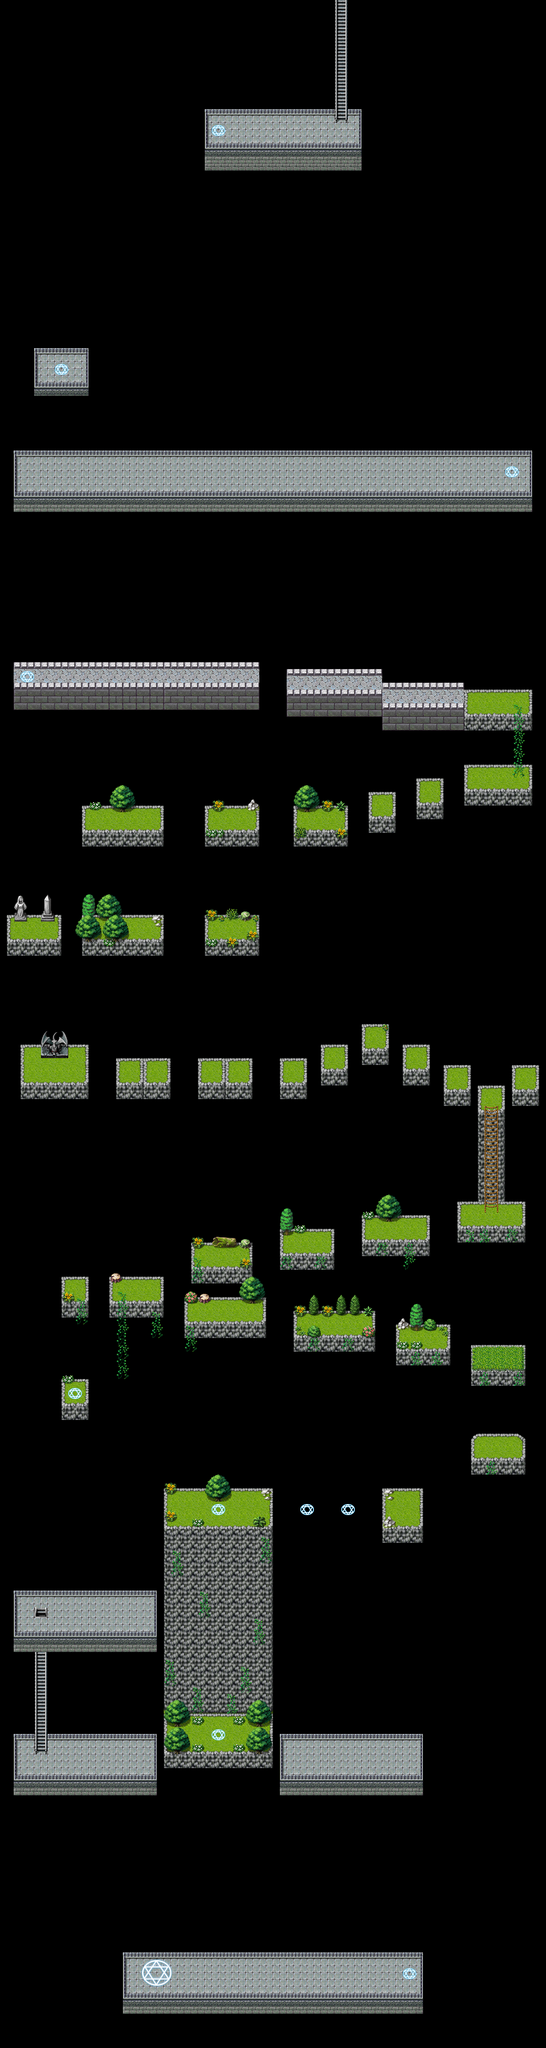

Rendered tile map (Tiled .tmx) drawn with the repository's tilesets; below, a short description and the map source with its tile grids summarised:
An orthogonal 80x300 tile map with 16x16 px tiles, 5 tile layers (map, background, background2, foreground, ...), 10 tilesets and 136 objects (50x enemy, 9x gate, 8x itembox, 4x ladder, 2x movefloor, ...).

<map version="1.0" tiledversion="1.0.3" orientation="orthogonal" renderorder="right-down" width="80" height="300" tilewidth="16" tileheight="16" nextobjectid="163">
 <tileset firstgid="1" name="A1" tilewidth="16" tileheight="16" tilecount="768" columns="32">
  <image source="TileA1.png" width="512" height="384" />
 </tileset>
 <tileset firstgid="769" name="A2" tilewidth="16" tileheight="16" tilecount="768" columns="32">
  <image source="TileA2.png" width="512" height="384" />
 </tileset>
 <tileset firstgid="1537" name="A3" tilewidth="16" tileheight="16" tilecount="512" columns="32">
  <image source="TileA3.png" width="512" height="256" />
 </tileset>
 <tileset firstgid="2049" name="A4" tilewidth="16" tileheight="16" tilecount="960" columns="32">
  <image source="TileA4.png" width="512" height="480" />
 </tileset>
 <tileset firstgid="3009" name="A5" tilewidth="16" tileheight="16" tilecount="512" columns="16">
  <image source="TileA5.png" width="256" height="512" />
 </tileset>
 <tileset firstgid="3521" name="B" tilewidth="16" tileheight="16" tilecount="1024" columns="32">
  <image source="TileB.png" width="512" height="512" />
 </tileset>
 <tileset firstgid="4545" name="C" tilewidth="16" tileheight="16" tilecount="1024" columns="32">
  <image source="TileC.png" width="512" height="512" />
 </tileset>
 <tileset firstgid="5569" name="D" tilewidth="16" tileheight="16" tilecount="1024" columns="32">
  <image source="TileD.png" width="512" height="512" />
 </tileset>
 <tileset firstgid="6593" name="E" tilewidth="16" tileheight="16" tilecount="1024" columns="32">
  <image source="TileE.png" width="512" height="512" />
 </tileset>
 <tileset firstgid="7617" name="F" tilewidth="16" tileheight="16" tilecount="480" columns="30">
  <image source="chip01e_exterior.png" width="480" height="256" />
 </tileset>
 <layer name="map" width="80" height="300">
  <data>[24000 cells, 4578 non-empty, 98 distinct tile ids]</data>
 </layer>
 <layer name="background" width="80" height="300">
  <data>[24000 cells, 784 non-empty, 193 distinct tile ids]</data>
 </layer>
 <layer name="background2" width="80" height="300">
  <data>[24000 cells, 0 non-empty, 0 distinct tile ids]</data>
 </layer>
 <layer name="foreground" width="80" height="300">
  <data>[24000 cells, 90 non-empty, 34 distinct tile ids]</data>
 </layer>
 <layer name="foreground2" width="80" height="300">
  <data>[24000 cells, 0 non-empty, 0 distinct tile ids]</data>
 </layer>
 <objectgroup color="#800040" name="collision">
  <object id="1" x="296" y="4624" width="688" height="96" />
  <object id="2" x="288" y="4592" width="8" height="128" />
  <object id="3" x="984" y="4592" width="8" height="128" />
  <object id="6" x="488" y="304" width="352" height="96" />
  <object id="7" x="840" y="272" width="8" height="128" />
  <object id="8" x="480" y="272" width="8" height="128" />
  <object id="19" x="664" y="4120" width="320" height="40" />
  <object id="20" x="984" y="4080" width="8" height="128" />
  <object id="21" x="656" y="4080" width="8" height="128" />
  <object id="22" x="384" y="4064" width="256" height="80" />
  <object id="24" x="40" y="4120" width="320" height="40" />
  <object id="25" x="360" y="4080" width="8" height="128" />
  <object id="26" x="32" y="4080" width="8" height="128" />
  <object id="27" x="32" y="3744" width="8" height="128" />
  <object id="28" x="40" y="3784" width="320" height="40" />
  <object id="29" x="360" y="3744" width="8" height="128" />
  <object id="30" type="ladder" x="92" y="3784" width="8" height="336" />
  <object id="31" x="40" y="1112" width="1200" height="68" />
  <object id="32" x="1240" y="1072" width="8" height="128" />
  <object id="33" x="32" y="1072" width="8" height="128" />
  <object id="44" x="384" y="3536" width="256" height="48" />
  <object id="45" x="896" y="3536" width="96" height="80" />
  <object id="47" type="movefloor" x="800" y="3536" width="32" height="16">
   <properties>
    <property name="collision" value="e.vy = -15;" />
   </properties>
  </object>
  <object id="48" type="movefloor" x="704" y="3536" width="32" height="16">
   <properties>
    <property name="collision" value="e.vy = -15;" />
   </properties>
  </object>
  <object id="51" x="144" y="3264" width="64" height="64" />
  <object id="53" x="256" y="3024" width="128" height="64" />
  <object id="54" type="ladder" x="280" y="3024" width="12" height="208" />
  <object id="55" x="432" y="3072" width="192" height="64" />
  <object id="56" x="448" y="2944" width="144" height="32" />
  <object id="57" x="688" y="3104" width="192" height="64" />
  <object id="58" x="656" y="2912" width="128" height="64" />
  <object id="59" x="848" y="2880" width="160" height="64" />
  <object id="60" x="144" y="3024" width="64" height="64" />
  <object id="64" x="1072" y="2848" width="160" height="64" />
  <object id="65" x="1120" y="2576" width="64" height="16" />
  <object id="66" type="ladder" x="1148" y="2576" width="8" height="272" />
  <object id="67" x="1200" y="2528" width="64" height="64" />
  <object id="68" x="1040" y="2528" width="64" height="64" />
  <object id="69" x="944" y="2480" width="64" height="64" />
  <object id="70" x="848" y="2432" width="64" height="64" />
  <object id="71" x="656" y="2512" width="64" height="64" />
  <object id="72" x="752" y="2480" width="64" height="64" />
  <object id="73" x="928" y="3136" width="128" height="64" />
  <object id="74" x="1104" y="3184" width="128" height="64">
   <properties>
    <property name="enableThrough" type="bool" value="true" />
   </properties>
  </object>
  <object id="77" x="1104" y="3392" width="128" height="64">
   <properties>
    <property name="enableThrough" type="bool" value="true" />
   </properties>
  </object>
  <object id="80" x="464" y="2512" width="128" height="64" />
  <object id="81" x="272" y="2512" width="128" height="64" />
  <object id="84" x="48" y="2496" width="160" height="80" />
  <object id="86" x="480" y="2176" width="128" height="64" />
  <object id="87" x="480" y="1916" width="128" height="68" />
  <object id="88" x="688" y="1920" width="128" height="64" />
  <object id="89" x="192" y="1920" width="192" height="64" />
  <object id="90" x="192" y="2176" width="192" height="64" />
  <object id="91" x="16" y="2176" width="128" height="64" />
  <object id="120" x="864" y="1888" width="64" height="64" />
  <object id="121" x="976" y="1856" width="64" height="64" />
  <object id="122" x="1088" y="1824" width="156" height="64" />
  <object id="125" x="1088" y="1648" width="160" height="64" />
  <object id="126" type="ladder" x="1212" y="1648" width="8" height="176" />
  <object id="127" x="896" y="1632" width="192" height="80" />
  <object id="128" x="672" y="1600" width="224" height="80" />
  <object id="147" x="32" y="1584" width="576" height="80" />
  <object id="149" x="88" y="864" width="112" height="40" />
  <object id="150" x="200" y="848" width="8" height="56" />
  <object id="151" x="80" y="844" width="8" height="60" />
 </objectgroup>
 <objectgroup name="event">
  <!-- 71 objects omitted --></objectgroup>
</map>
<!-- 71 of 136 objects omitted -->
